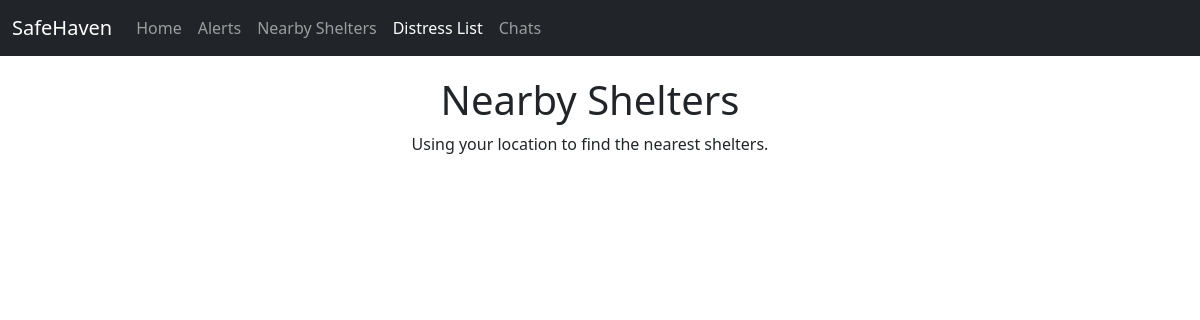
Page /shelter/ on the earlier database version.
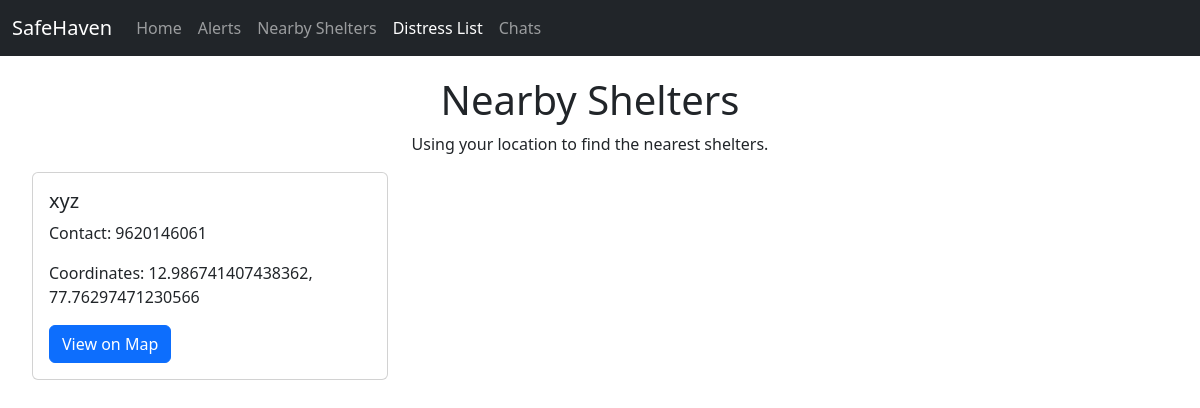
Same page on the later database version.
### home/models.py (models this page shows)
class shelters(models.Model):
    name = models.CharField(max_length=100)
    number = models.IntegerField(max_length=100)
    latitude = models.CharField(max_length=100)
    longitude = models.CharField(max_length=100)

### home/views.py (the view)
# urls.py: path('shelter/',views.shelter_view,name="shelter"),
def shelter_view(request):
    sh = shelters.objects.all()
    return render(request,'shelter.html',{'shelters':sh})

### templates/shelter.html (shortened to what this page needs)
<!doctype html>
<html lang="en">
<head>
    <link href="https://cdn.jsdelivr.net/npm/bootstrap@5.3.3/dist/css/bootstrap.min.css" rel="stylesheet"
>
</head>
<body>
    <nav class="navbar navbar-expand-lg navbar-dark bg-dark">
        <div class="container-fluid">
            <a class="navbar-brand" href="index.html">SafeHaven</a>
            <div class="collapse navbar-collapse" id="navbarNavDropdown">
               <ul class="navbar-nav me-auto mb-2 mb-lg-0">
                    <li class="nav-item">
                        <a class="nav-link" href="{% url 'home' %}">Home</a>
                    </li>
                    <li class="nav-item">
                        <a class="nav-link" href="{% url 'public_chat' %}">Alerts</a>
                    </li>
                    <li class="nav-item">
                        <a class="nav-link" href="{% url 'shelter' %}">Nearby Shelters</a>
                    </li>
                    <li class="nav-item">
                        <a class="nav-link active" href="{% url 'distress' %}">Distress List</a>
                    </li>
                    <li class="nav-item">
                        <a class="nav-link" href="{% url 'chatcreate'  %}">Chats</a>
                    </li>
                </ul>
            </div>
        </div>
    </nav>
    <div class="container shelter-container">
        <h1 class="text-center">Nearby Shelters</h1>
        <p class="text-center">Using your location to find the nearest shelters.</p>
        <div class="row" id="shelterList">
            {% for shelter in shelters %}
            <div class="col-md-4 shelter-card">
                <div class="card">
                    <div class="card-body">
                        <h5 class="card-title">{{ shelter.name }}</h5>
                        <p class="card-text">Contact: {{ shelter.number }}</p>
                        <p class="card-text">Coordinates: {{ shelter.latitude }}, {{ shelter.longitude }}</p>
                        <a href="https://www.google.com/maps/search/?api=1&query={{ shelter.latitude }},{{ shelter.longitude }}"
                           target="_blank" class="btn btn-primary">View on Map</a>
                    </div>
                </div>
            </div>
            {% endfor %}
        </div>
    </div>
</body>
</html>

Differences in the rows shown:
added shelters: name "xyz", number "9620146061", latitude "12.986741407438362", longitude "77.76297471230566"
